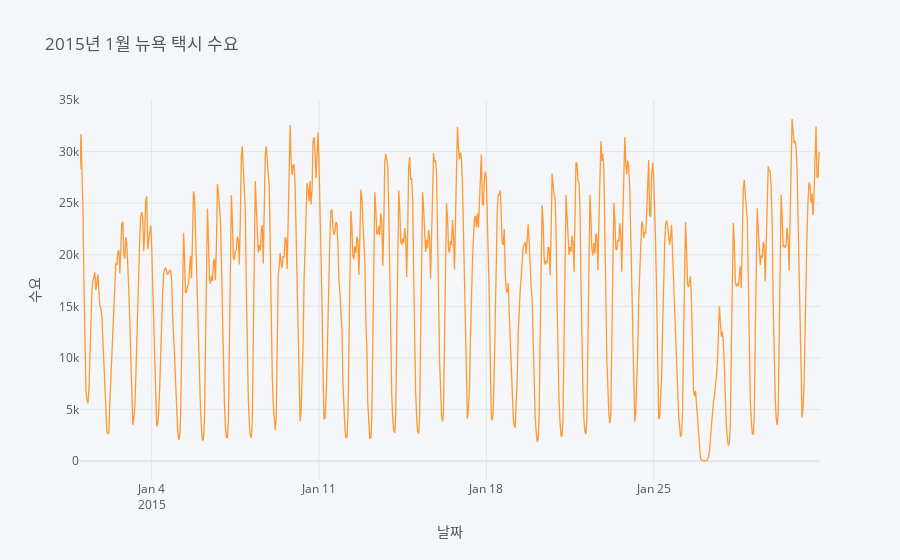

Notebook code cell kept with this figure:
### Code cell
df.iplot(kind='scatter', xTitle='날짜',yTitle='수요',title='2015년 1월 뉴욕 택시 수요')

### Figure 1 — Plotly figure (JSON) as saved in the notebook; plotly's stock layout.template omitted (floating-point values rounded to 4 significant figures; data arrays with more than 128 entries replaced by an {"elided": "..."} marker saying what was removed)
{"data": [{"line": {"color": "rgba(255, 153, 51, 1.0)", "dash": "solid", "shape": "linear", "width": 1.3}, "mode": "lines", "name": "cnt", "text": "", "type": "scatter", "x": {"elided": "744 str values"}, "y": {"elided": "744 int values"}}], "layout": {"legend": {"bgcolor": "#F5F6F9", "font": {"color": "#4D5663"}}, "paper_bgcolor": "#F5F6F9", "plot_bgcolor": "#F5F6F9", "title": {"font": {"color": "#4D5663"}, "text": "2015년 1월 뉴욕 택시 수요"}, "xaxis": {"gridcolor": "#E1E5ED", "showgrid": true, "tickfont": {"color": "#4D5663"}, "title": {"font": {"color": "#4D5663"}, "text": "날짜"}, "zerolinecolor": "#E1E5ED"}, "yaxis": {"gridcolor": "#E1E5ED", "showgrid": true, "tickfont": {"color": "#4D5663"}, "title": {"font": {"color": "#4D5663"}, "text": "수요"}, "zerolinecolor": "#E1E5ED"}}}
